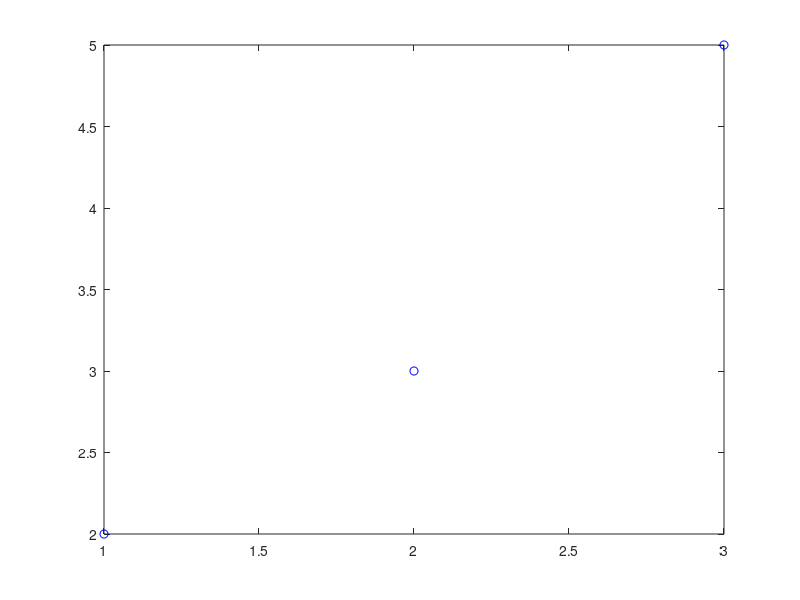

Source code (MATLAB): (Note: this script raises an error after producing the figure.)
clear
close all
clc

x = [1, 2, 3]';
y = [2, 3, 5]';

figure, plot(x, y, 'bo')
set_xy_graph
box off
axis([-1, 4, -1, 6])

%% Best fit as a projection onto col(A)

A = [ones(3, 1), x];

disp('========================================')
disp('  Best fit as a projection onto col(A)')
disp('========================================')
coeff = inv(A'*A)*A'*y
y_hat = A*coeff

%% Best fit using polyfit

disp('========================================')
disp('  Best fit using polyfit')
disp('========================================')

coeff = polyfit(x, y, 1)
y_hat = polyval(coeff, x)

%% Best fit using qr decomposition

disp('========================================')
disp('  Best fit using qr decomposition')
disp('========================================')

[Q, R] = qr(A, 'econ');
coeff = Q'*y
y_hat = Q*Q'*y

%% Best fit using pseudoinverse

disp('========================================')
disp('  Best fit using pseudoinverse')
disp('========================================')

coeff = A\y
coeff = pinv(A)*y

%% plot the best fit line

hold on,
fplot(@(x) coeff(1) + coeff(2)*x, 'b--')

